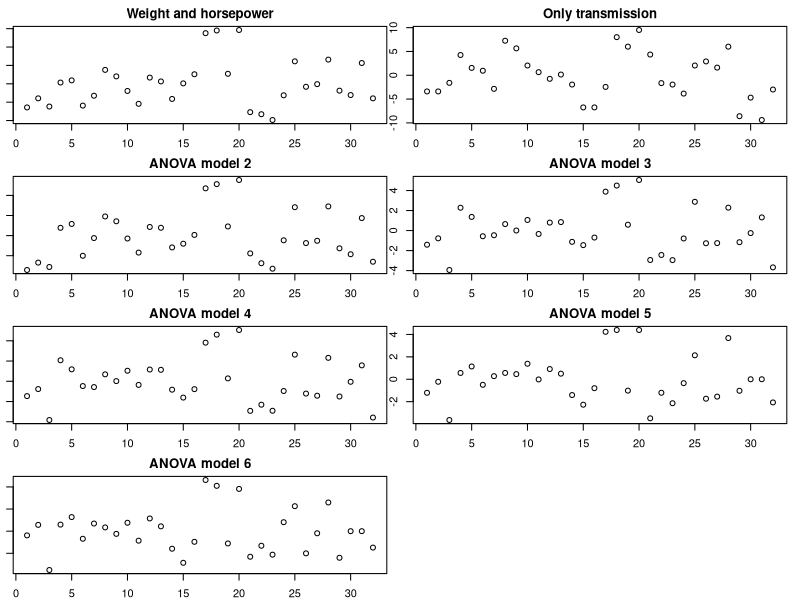

Generate this figure with R:
## ---- chunk 1
data(mtcars)
## ---- chunk 2
fit0 <- lm(mpg ~ factor(am) + factor(carb) + factor(gear) + vs + qsec + wt + drat + hp + disp + factor(cyl), data=mtcars)
fit1 <- update(fit0, mpg ~ factor(am) + factor(carb) + wt + drat + hp + disp + factor(cyl))
fit2 <- update(fit0, mpg ~ factor(am) + wt + drat + hp + disp + factor(cyl))
fit3 <- update(fit0, mpg ~ factor(am) + wt + hp + factor(cyl))
fit4 <- update(fit0, mpg ~ factor(am) + wt + hp)
fit5 <- update(fit0, mpg ~ factor(am))
fit6 <- update(fit0, mpg ~ wt + hp)
## ---- chunk 3
anova(fit5, fit4, fit3, fit2, fit1, fit0)
## ---- chunk 4
summary(fit4)
## ---- chunk 5
summary(fit5)
## ---- chunk 6
head(mtcars)
cor(mtcars)
## ---- chunk 7
par(mfrow = c(4, 2), mar = c(2, 1, 2, 1))
plot(resid(fit6), main = "Weight and horsepower")
plot(resid(fit5), main = "Only transmission")
plot(resid(fit4), main = "ANOVA model 2")
plot(resid(fit3), main = "ANOVA model 3")
plot(resid(fit2), main = "ANOVA model 4")
plot(resid(fit1), main = "ANOVA model 5")
plot(resid(fit0), main = "ANOVA model 6")
